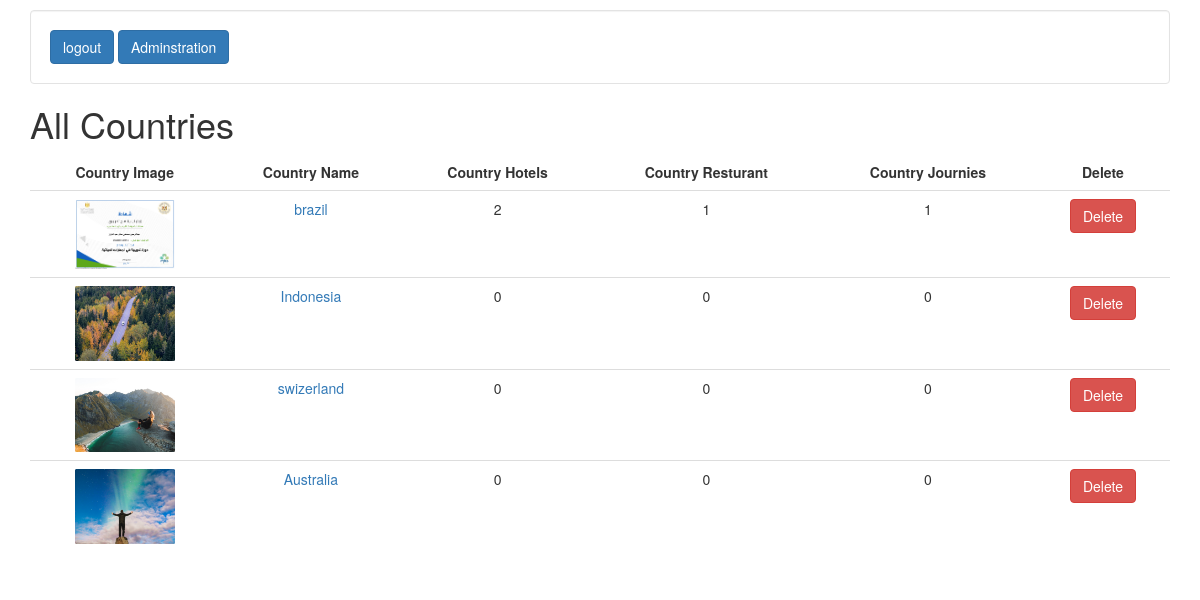
Screenshot of /show_countries/ with the database file from the repository.
### dashboard/models.py (models this page shows)
class Country(models.Model):
    c_name = models.CharField(max_length=220)
    c_hotels = models.ManyToManyField(Hotel,blank=True)
    c_resturants = models.ManyToManyField(Resturant,blank=True)
    c_trips = models.ManyToManyField(Trip,blank=True)
    c_image = models.ImageField(upload_to='countries', null=True)

### dashboard/views.py (the view)
# urls.py: path('show_countries/', views.show_countries, name='show_countries'),
def show_countries(request):
    countries = models.Country.objects.all()
    return render(request, 'dash/countries.html', {'countries':countries})

### dashboard/templates/dash/countries.html (shortened to what this page needs)
<!DOCTYPE html>
<html lang="ar">
<head>
  <link rel="stylesheet" href="https://maxcdn.bootstrapcdn.com/bootstrap/3.4.1/css/bootstrap.min.css">
</head>
<body dir="ltr">
<div class="container">
     <div class="well oo" style=" margin-bottom:10px;background-color:inherit ; color:black;">
      {% if request.user %}
        <a class="btn btn-primary" href="{%url 'logout' %}"> logout</a>
      {% endif %}
        <a class=" btn btn-primary " href="{%url 'adminstration' %}"> Adminstration <span class="sr-only">(current)</span></a>
  </div>
  <h1>All Countries</h1>
  <table class="table table-hover table-responsive">
    <thead>
      <tr style="font-size:18;font-weight:600">
        <td>Country Image</td>
        <td>Country Name</td>
        <td>Country Hotels </td>
        <td>Country Resturant</td>
        <td>Country Journies </td>
        <td>Delete</td>
      </tr>
    </thead>
    <tbody>
      {% for item in countries%}
      <tr>
     <td><img src="{{item.c_image.url}}" width="100"></td>
     <td>
    <a href="{%url 'show_countries_details' item.id %}">
      {{item.c_name}}
    </a>
    </td>
    <td>{{item.c_hotels.all|length}}</td>
     <td>{{item.c_resturants.all|length}}</td>
    <td>{{item.c_trips.all|length}}</td>
     <td><a href="" data-target="#del{{item.id}}" data-toggle="modal" class="btn btn-danger">Delete</a></td>
      </tr>
      {% endfor %}
     </tbody>
  </table>
</div>
</body>
</html>

### dashboard/templates/dash/countries.html (style rules this page uses)
td { text-align:center; }

### rows the page displays
Country: c_image (picture), c_name "brazil", c_hotels.all|length "2", c_resturants.all|length "1", c_trips.all|length "1"
Country: c_image (picture), c_name "Indonesia", c_hotels.all|length "0", c_resturants.all|length "0", c_trips.all|length "0"
Country: c_image (picture), c_name "swizerland", c_hotels.all|length "0", c_resturants.all|length "0", c_trips.all|length "0"
Country: c_image (picture), c_name "Australia", c_hotels.all|length "0", c_resturants.all|length "0", c_trips.all|length "0"
